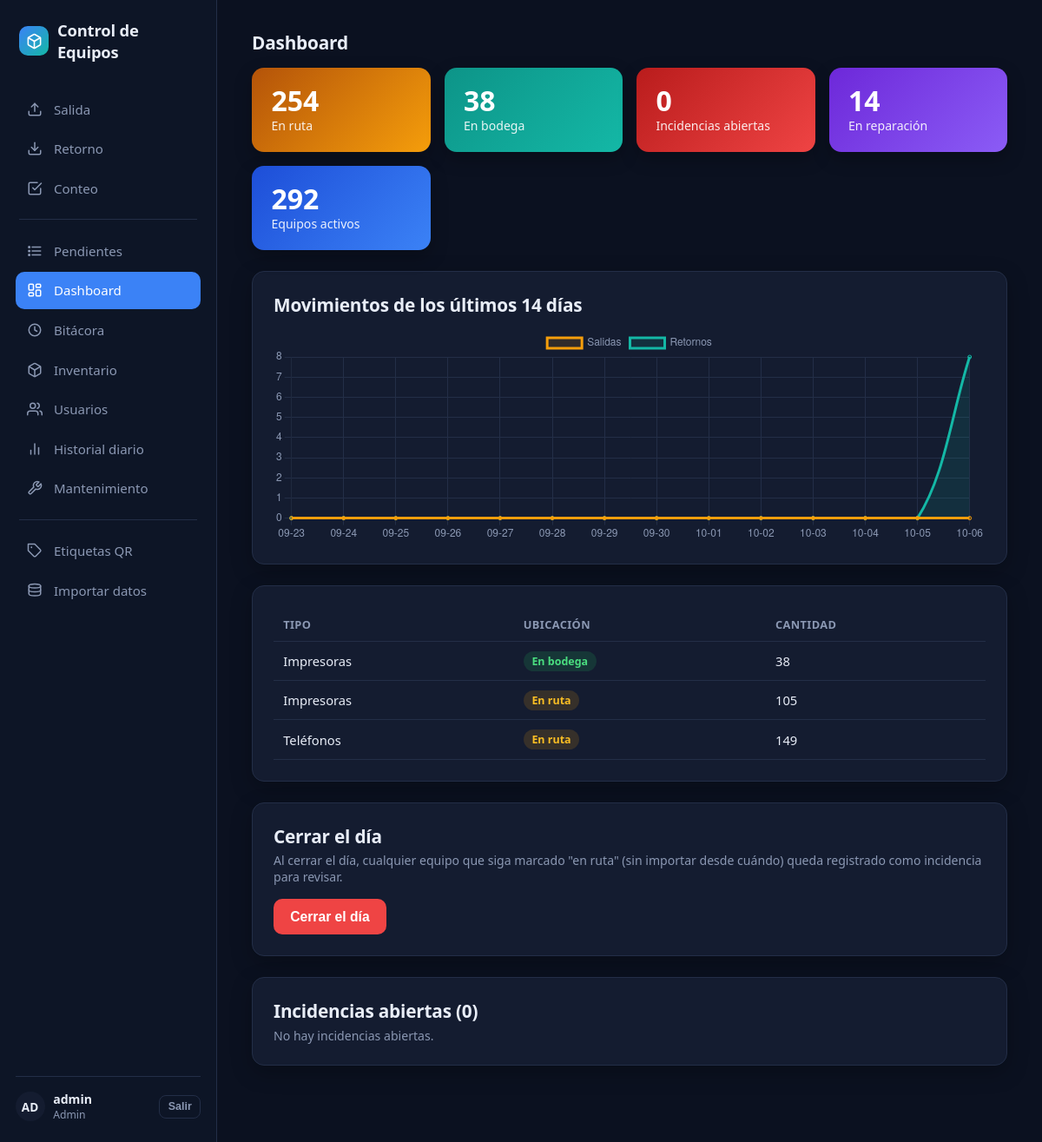
Screenshot of /dashboard/ (signed in) with the database file from the repository.
### tables this page shows
CREATE TABLE "usuarios" (
    id      INTEGER PRIMARY KEY AUTOINCREMENT,
    nombre  TEXT NOT NULL UNIQUE,
    activo  BOOLEAN NOT NULL DEFAULT 1
, password_hash TEXT NOT NULL DEFAULT '', rol TEXT NOT NULL DEFAULT 'operador' CHECK (rol IN ('admin','operador')));

### app/dashboard.py (the view)
@bp.route("/")
@requiere_admin
def ver():
    db = get_db()
    contadores = db.execute(
        """SELECT e.tipo AS tipo_equipo, v.ubicacion, COUNT(*) AS total
           FROM v_estado_actual v
           JOIN equipos e ON e.id = v.equipo_id
           WHERE e.estado = 'activo'
           GROUP BY e.tipo, v.ubicacion"""
    ).fetchall()
    en_ruta = sum(f["total"] for f in contadores if f["ubicacion"] == "en_ruta")
    en_bodega = sum(f["total"] for f in contadores if f["ubicacion"] == "en_bodega")
    total_activos = en_ruta + en_bodega
    en_reparacion = db.execute("SELECT COUNT(*) AS n FROM equipos WHERE estado = 'reparacion'").fetchone()["n"]
    incidencias = db.execute(
        """SELECT i.id, e.id_interno, e.tipo, r.codigo AS ruta_codigo, i.fecha, i.fecha_deteccion
           FROM incidencias i
           JOIN equipos e ON e.id = i.equipo_id
           JOIN rutas r ON r.id = i.ruta_id
           WHERE i.estado = 'abierta'
           ORDER BY i.fecha_deteccion DESC"""
    ).fetchall()
    etiquetas, salidas, retornos = _historial_movimientos(db)
    return render_template(
        "dashboard/ver.html",
        contadores=contadores,
        en_ruta=en_ruta,
        en_bodega=en_bodega,
        total_activos=total_activos,
        en_reparacion=en_reparacion,
        incidencias=incidencias,
        etiquetas=etiquetas,
        salidas=salidas,
        retornos=retornos,
    )

### app/auth.py (called while the page is built)
def cargar_usuario(usuario_id: str):
    fila = get_db().execute(
        "SELECT id, nombre, rol FROM usuarios WHERE id = ? AND activo = 1", (usuario_id,)
    ).fetchone()
    return Usuario(fila["id"], fila["nombre"], fila["rol"]) if fila else None

def requiere_admin(vista):
    @wraps(vista)
    @login_required
    def envoltura(*args, **kwargs):
        if current_user.rol != "admin":
            abort(403)
        return vista(*args, **kwargs)
    return envoltura

### app/dashboard.py (called while the page is built)
def _historial_movimientos(db, dias: int = 14):
    inicio = date.today() - timedelta(days=dias - 1)
    filas = db.execute(
        """SELECT date(timestamp) AS dia, tipo, COUNT(*) AS total
           FROM movimientos
           WHERE date(timestamp) >= date(?)
           GROUP BY dia, tipo""",
        (inicio.isoformat(),),
    ).fetchall()
    por_dia = {}
    for f in filas:
        por_dia.setdefault(f["dia"], {"salida": 0, "retorno": 0})[f["tipo"]] = f["total"]
    etiquetas, salidas, retornos = [], [], []
    for i in range(dias):
        dia = (inicio + timedelta(days=i)).isoformat()
        etiquetas.append(dia[5:])
        datos = por_dia.get(dia, {"salida": 0, "retorno": 0})
        salidas.append(datos["salida"])
        retornos.append(datos["retorno"])
    return etiquetas, salidas, retornos

### app/db.py (called while the page is built)
def get_db() -> sqlite3.Connection:
    if "db" not in g:
        g.db = sqlite3.connect(current_app.config["DATABASE"])
        g.db.row_factory = sqlite3.Row
        g.db.execute("PRAGMA foreign_keys = ON")
        g.db.execute("PRAGMA journal_mode = WAL")
        g.db.execute("PRAGMA busy_timeout = 5000")
    return g.db

### app/templates/dashboard/ver.html (shortened to what this page needs)
{% extends "base.html" %}
{% block contenido %}
<h2>Dashboard</h2>
<div class="grid-stats">
  <div class="stat ambar">
    <span class="num">{{ en_ruta }}</span>
    <span class="etiqueta">En ruta</span>
  </div>
  <div class="stat teal">
    <span class="num">{{ en_bodega }}</span>
    <span class="etiqueta">En bodega</span>
  </div>
  <div class="stat rojo">
    <span class="num">{{ incidencias|length }}</span>
    <span class="etiqueta">Incidencias abiertas</span>
  </div>
  <div class="stat morado">
    <span class="num">{{ en_reparacion }}</span>
    <span class="etiqueta"><a href="{{ url_for('mantenimiento.ver') }}" style="color:inherit; text-decoration:none;">En reparación</a></span>
  </div>
  <div class="stat azul">
    <span class="num">{{ total_activos }}</span>
    <span class="etiqueta">Equipos activos</span>
  </div>
</div>
<div class="tarjeta">
  <h2>Movimientos de los últimos 14 días</h2>
  <canvas id="grafico-movimientos" height="90"></canvas>
</div>
<div class="tarjeta">
  <table>
    <thead><tr><th>Tipo</th><th>Ubicación</th><th>Cantidad</th></tr></thead>
    <tbody>
      {% for f in contadores %}
      <tr>
        <td>{{ 'Teléfonos' if f['tipo_equipo'] == 'telefono' else 'Impresoras' }}</td>
        <td><span class="badge {{ f['ubicacion'] }}">{{ 'En ruta' if f['ubicacion'] == 'en_ruta' else 'En bodega' }}</span></td>
        <td>{{ f['total'] }}</td>
      </tr>
      {% endfor %}
    </tbody>
  </table>
</div>
<div class="tarjeta">
  <h2>Cerrar el día</h2>
  <p class="ayuda">Al cerrar el día, cualquier equipo que siga marcado "en ruta" (sin importar desde cuándo) queda registrado como incidencia para revisar.</p>
  <form method="post" action="{{ url_for('dashboard.cerrar_dia') }}"
        onsubmit="return confirm('¿Cerrar el día? Se marcará como incidencia cualquier equipo que siga en ruta.');">
    <button type="submit" class="peligro">Cerrar el día</button>
  </form>
</div>
<div class="tarjeta">
  <h2>Incidencias abiertas ({{ incidencias|length }})</h2>
  {% if incidencias %}
  <table>
    <thead><tr><th>Equipo</th><th>Tipo</th><th>Ruta</th><th>Día del cierre</th><th>Detectada</th></tr></thead>
    <tbody>
      {% for i in incidencias %}
      <tr>
        <td>{{ i['id_interno'] }}</td>
        <td>{{ 'Teléfono' if i['tipo'] == 'telefono' else 'Impresora' }}</td>
        <td>{{ i['ruta_codigo'] }}</td>
        <td>{{ i['fecha'] }}</td>
        <td>{{ i['fecha_deteccion'] }}</td>
      </tr>
      {% endfor %}
    </tbody>
  </table>
  {% else %}
  <p class="ayuda" style="margin-bottom:0;">No hay incidencias abiertas.</p>
  {% endif %}
</div>
<script>
  new Chart(document.getElementById('grafico-movimientos'), {
    type: 'line',
    data: {
      labels: {{ etiquetas|tojson }},
      datasets: [
        {
          label: 'Salidas',
          data: {{ salidas|tojson }},
          borderColor: '#f59e0b',
          backgroundColor: 'rgba(245,158,11,0.12)',
          tension: 0.35,
          fill: true,
          pointRadius: 2,
        },
        {
          label: 'Retornos',
          data: {{ retornos|tojson }},
          borderColor: '#14b8a6',
          backgroundColor: 'rgba(20,184,166,0.12)',
          tension: 0.35,
          fill: true,
          pointRadius: 2,
        },
      ],
    },
    options: {
      responsive: true,
      interaction: { mode: 'index', intersect: false },
      plugins: {
        legend: { labels: { color: '#8b98b3' } },
      },
      scales: {
        x: { ticks: { color: '#8b98b3' }, grid: { color: '#232e47' } },
        y: { beginAtZero: true, ticks: { color: '#8b98b3', precision: 0 }, grid: { color: '#232e47' } },
      },
    },
  });
</script>
{% endblock %}

### app/templates/base.html (shortened to what this page needs)
<!doctype html>
<html lang="es">
<head>
</head>
<body>
{% macro icono(nombre) -%}
{% if nombre == 'salida' %}<svg viewBox="0 0 24 24" fill="none" stroke="currentColor" stroke-width="2" stroke-linecap="round" stroke-linejoin="round"><path d="M21 15v4a2 2 0 0 1-2 2H5a2 2 0 0 1-2-2v-4"/><polyline points="17 8 12 3 7 8"/><line x1="12" y1="3" x2="12" y2="15"/></svg>
{%- elif nombre == 'retorno' %}<svg viewBox="0 0 24 24" fill="none" stroke="currentColor" stroke-width="2" stroke-linecap="round" stroke-linejoin="round"><path d="M21 15v4a2 2 0 0 1-2 2H5a2 2 0 0 1-2-2v-4"/><polyline points="7 10 12 15 17 10"/><line x1="12" y1="15" x2="12" y2="3"/></svg>
{%- elif nombre == 'dashboard' %}<svg viewBox="0 0 24 24" fill="none" stroke="currentColor" stroke-width="2" stroke-linecap="round" stroke-linejoin="round"><rect x="3" y="3" width="7" height="9" rx="1.5"/><rect x="14" y="3" width="7" height="5" rx="1.5"/><rect x="14" y="12" width="7" height="9" rx="1.5"/><rect x="3" y="16" width="7" height="5" rx="1.5"/></svg>
{%- elif nombre == 'bitacora' %}<svg viewBox="0 0 24 24" fill="none" stroke="currentColor" stroke-width="2" stroke-linecap="round" stroke-linejoin="round"><circle cx="12" cy="12" r="9"/><polyline points="12 7 12 12 15.5 14"/></svg>
{%- elif nombre == 'inventario' %}<svg viewBox="0 0 24 24" fill="none" stroke="currentColor" stroke-width="2" stroke-linecap="round" stroke-linejoin="round"><path d="M21 16V8a2 2 0 0 0-1-1.73l-7-4a2 2 0 0 0-2 0l-7 4A2 2 0 0 0 3 8v8a2 2 0 0 0 1 1.73l7 4a2 2 0 0 0 2 0l7-4A2 2 0 0 0 21 16z"/><polyline points="3.27 6.96 12 12.01 20.73 6.96"/><line x1="12" y1="22.08" x2="12" y2="12"/></svg>
{%- elif nombre == 'usuarios' %}<svg viewBox="0 0 24 24" fill="none" stroke="currentColor" stroke-width="2" stroke-linecap="round" stroke-linejoin="round"><path d="M17 21v-2a4 4 0 0 0-4-4H5a4 4 0 0 0-4 4v2"/><circle cx="9" cy="7" r="4"/><path d="M23 21v-2a4 4 0 0 0-3-3.87"/><path d="M16 3.13a4 4 0 0 1 0 7.75"/></svg>
{%- elif nombre == 'etiquetas' %}<svg viewBox="0 0 24 24" fill="none" stroke="currentColor" stroke-width="2" stroke-linecap="round" stroke-linejoin="round"><path d="M20.59 13.41 13.42 20.58a2 2 0 0 1-2.83 0L2 12V2h10l8.59 8.59a2 2 0 0 1 0 2.82Z"/><circle cx="7" cy="7" r="1.2" fill="currentColor" stroke="none"/></svg>
{%- elif nombre == 'datos' %}<svg viewBox="0 0 24 24" fill="none" stroke="currentColor" stroke-width="2" stroke-linecap="round" stroke-linejoin="round"><ellipse cx="12" cy="5" rx="9" ry="3"/><path d="M3 5v6c0 1.66 4 3 9 3s9-1.34 9-3V5"/><path d="M3 11v6c0 1.66 4 3 9 3s9-1.34 9-3v-6"/></svg>
{%- elif nombre == 'historial-diario' %}<svg viewBox="0 0 24 24" fill="none" stroke="currentColor" stroke-width="2" stroke-linecap="round" stroke-linejoin="round"><line x1="18" y1="20" x2="18" y2="10"/><line x1="12" y1="20" x2="12" y2="4"/><line x1="6" y1="20" x2="6" y2="14"/></svg>
{%- elif nombre == 'conteo' %}<svg viewBox="0 0 24 24" fill="none" stroke="currentColor" stroke-width="2" stroke-linecap="round" stroke-linejoin="round"><path d="M9 11l3 3L22 4"/><path d="M21 12v7a2 2 0 0 1-2 2H5a2 2 0 0 1-2-2V5a2 2 0 0 1 2-2h11"/></svg>
{%- elif nombre == 'pendientes' %}<svg viewBox="0 0 24 24" fill="none" stroke="currentColor" stroke-width="2" stroke-linecap="round" stroke-linejoin="round"><line x1="8" y1="6" x2="21" y2="6"/><line x1="8" y1="12" x2="21" y2="12"/><line x1="8" y1="18" x2="21" y2="18"/><circle cx="3.5" cy="6" r="1" fill="currentColor"/><circle cx="3.5" cy="12" r="1" fill="currentColor"/><circle cx="3.5" cy="18" r="1" fill="currentColor"/></svg>
{%- elif nombre == 'mantenimiento' %}<svg viewBox="0 0 24 24" fill="none" stroke="currentColor" stroke-width="2" stroke-linecap="round" stroke-linejoin="round"><path d="M14.7 6.3a1 1 0 0 0 0 1.4l1.6 1.6a1 1 0 0 0 1.4 0l3.77-3.77a6 6 0 0 1-7.94 7.94l-6.91 6.91a2.12 2.12 0 0 1-3-3l6.91-6.91a6 6 0 0 1 7.94-7.94l-3.76 3.76z"/></svg>
{%- endif %}
{%- endmacro %}
<div class="app-shell">
  {% if current_user.is_authenticated %}
  <aside class="sidebar">
    <a class="marca" href="{{ url_for('escaneo.salida') }}">
      <span class="icono-marca">
      </span>
      Control de Equipos
    </a>
    <nav>
      <a href="{{ url_for('escaneo.salida') }}" class="{{ 'activo' if request.endpoint == 'escaneo.salida' }}">{{ icono('salida') }}<span>Salida</span></a>
      <a href="{{ url_for('escaneo.retorno') }}" class="{{ 'activo' if request.endpoint == 'escaneo.retorno' }}">{{ icono('retorno') }}<span>Retorno</span></a>
      <a href="{{ url_for('conteo.ver') }}" class="{{ 'activo' if request.endpoint and request.endpoint.startswith('conteo.') }}">{{ icono('conteo') }}<span>Conteo</span></a>
      {% if current_user.rol == 'admin' %}
      <div class="separador"></div>
      <a href="{{ url_for('pendientes.ver') }}" class="{{ 'activo' if request.endpoint == 'pendientes.ver' }}">{{ icono('pendientes') }}<span>Pendientes</span></a>
      <a href="{{ url_for('dashboard.ver') }}" class="{{ 'activo' if request.endpoint == 'dashboard.ver' }}">{{ icono('dashboard') }}<span>Dashboard</span></a>
      <a href="{{ url_for('bitacora.ver') }}" class="{{ 'activo' if request.endpoint == 'bitacora.ver' }}">{{ icono('bitacora') }}<span>Bitácora</span></a>
      <a href="{{ url_for('inventario.listado') }}" class="{{ 'activo' if request.endpoint and request.endpoint.startswith('inventario.') }}">{{ icono('inventario') }}<span>Inventario</span></a>
      <a href="{{ url_for('usuarios.listado') }}" class="{{ 'activo' if request.endpoint and request.endpoint.startswith('usuarios.') }}">{{ icono('usuarios') }}<span>Usuarios</span></a>
      <a href="{{ url_for('historial.ver') }}" class="{{ 'activo' if request.endpoint == 'historial.ver' }}">{{ icono('historial-diario') }}<span>Historial diario</span></a>
      <a href="{{ url_for('mantenimiento.ver') }}" class="{{ 'activo' if request.endpoint and request.endpoint.startswith('mantenimiento.') }}">{{ icono('mantenimiento') }}<span>Mantenimiento</span></a>
      <div class="separador"></div>
      <a href="{{ url_for('etiquetas.ver') }}" class="{{ 'activo' if request.endpoint and request.endpoint.startswith('etiquetas.') }}">{{ icono('etiquetas') }}<span>Etiquetas QR</span></a>
      <a href="{{ url_for('datos.ver') }}" class="{{ 'activo' if request.endpoint and request.endpoint.startswith('datos.') }}">{{ icono('datos') }}<span>Importar datos</span></a>
      {% endif %}
    </nav>
    <div class="usuario-box">
      <div class="avatar">{{ current_user.nombre[:2]|upper }}</div>
      <div class="datos">
        <div class="nombre">{{ current_user.nombre }}</div>
        <div class="rol">{{ 'Admin' if current_user.rol == 'admin' else 'Operador' }}</div>
      </div>
      <form method="post" action="{{ url_for('auth.logout') }}">
        <button type="submit" class="secundario">Salir</button>
      </form>
    </div>
  </aside>
  {% endif %}
  <div class="main-area">
    <main class="{{ '' if current_user.is_authenticated else 'centrado' }}">
      {% block contenido %}{% endblock %}
    </main>
  </div>
</div>
</body>
</html>

### rows the page displays
usuarios: nombre "AD", nombre "admin", rol "Admin"

### other values shown
{{ en_ruta }} "254"
{{ en_bodega }} "38"
{{ incidencias|length }} "0"
{{ en_reparacion }} "14"
{{ total_activos }} "292"
{{ 'Teléfonos' if f['tipo_equipo'] == 'telefono' else 'Impresoras' }} "Impresoras" "Impresoras" "Teléfonos"
{{ 'En ruta' if f['ubicacion'] == 'en_ruta' else 'En bodega' }} "En bodega" "En ruta" "En ruta"
{{ f['total'] }} "38" "105" "149"
chart data {{ etiquetas|tojson }} ["09-23", "09-24", "09-25", "09-26", "09-27", "09-28", "09-29", "09-30", "10-01", "10-02", "10-03", "10-04", "10-05", "10-06"]
chart data {{ salidas|tojson }} [0, 0, 0, 0, 0, 0, 0, 0, 0, 0, 0, 0, 0, 0]
chart data {{ retornos|tojson }} [0, 0, 0, 0, 0, 0, 0, 0, 0, 0, 0, 0, 0, 8]
